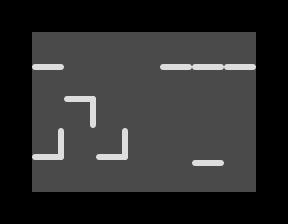

The image is a tile-based game level rendered from a .tmx file. Its description and complete source (layers, tilesets, objects, tile grids) follow:
An orthogonal 9x7 tile map with 32x32 px tiles, 3 tile layers (grid, walls, zonemap) and 6 objects (3x twostep, player, goal, fluffy).

<map version="1.0" orientation="orthogonal" width="9" height="7" tilewidth="32" tileheight="32">
 <properties>
  <property name="_mode" value="" />
  <property name="_title" value="test" />
  <property name="_zone" value="" />
 </properties>
 <tileset firstgid="1" name="cells" tilewidth="32" tileheight="32">
  <image source="../cells.png" trans="ff00ff" width="128" height="384" />
 </tileset>
 <layer name="grid" width="9" height="7">
  <data>
   <tile gid="16" />
   <tile gid="16" />
   <tile gid="16" />
   <tile gid="16" />
   <tile gid="16" />
   <tile gid="16" />
   <tile gid="16" />
   <tile gid="16" />
   <tile gid="16" />
   <tile gid="16" />
   <tile gid="1" />
   <tile gid="1" />
   <tile gid="1" />
   <tile gid="1" />
   <tile gid="1" />
   <tile gid="1" />
   <tile gid="1" />
   <tile gid="16" />
   <tile gid="16" />
   <tile gid="1" />
   <tile gid="1" />
   <tile gid="1" />
   <tile gid="1" />
   <tile gid="1" />
   <tile gid="1" />
   <tile gid="1" />
   <tile gid="16" />
   <tile gid="16" />
   <tile gid="1" />
   <tile gid="1" />
   <tile gid="1" />
   <tile gid="1" />
   <tile gid="1" />
   <tile gid="1" />
   <tile gid="1" />
   <tile gid="16" />
   <tile gid="16" />
   <tile gid="1" />
   <tile gid="1" />
   <tile gid="1" />
   <tile gid="1" />
   <tile gid="1" />
   <tile gid="1" />
   <tile gid="1" />
   <tile gid="16" />
   <tile gid="16" />
   <tile gid="1" />
   <tile gid="1" />
   <tile gid="1" />
   <tile gid="1" />
   <tile gid="1" />
   <tile gid="1" />
   <tile gid="1" />
   <tile gid="16" />
   <tile gid="16" />
   <tile gid="16" />
   <tile gid="16" />
   <tile gid="16" />
   <tile gid="16" />
   <tile gid="16" />
   <tile gid="16" />
   <tile gid="16" />
   <tile gid="16" />
  </data>
 </layer>
 <layer name="walls" width="9" height="7">
  <data>
   <tile gid="0" />
   <tile gid="0" />
   <tile gid="0" />
   <tile gid="0" />
   <tile gid="0" />
   <tile gid="0" />
   <tile gid="0" />
   <tile gid="0" />
   <tile gid="0" />
   <tile gid="0" />
   <tile gid="0" />
   <tile gid="0" />
   <tile gid="0" />
   <tile gid="0" />
   <tile gid="0" />
   <tile gid="0" />
   <tile gid="0" />
   <tile gid="0" />
   <tile gid="0" />
   <tile gid="5" />
   <tile gid="0" />
   <tile gid="0" />
   <tile gid="0" />
   <tile gid="5" />
   <tile gid="5" />
   <tile gid="5" />
   <tile gid="0" />
   <tile gid="0" />
   <tile gid="0" />
   <tile gid="6" />
   <tile gid="0" />
   <tile gid="0" />
   <tile gid="0" />
   <tile gid="0" />
   <tile gid="0" />
   <tile gid="0" />
   <tile gid="0" />
   <tile gid="10" />
   <tile gid="0" />
   <tile gid="10" />
   <tile gid="0" />
   <tile gid="0" />
   <tile gid="0" />
   <tile gid="0" />
   <tile gid="0" />
   <tile gid="0" />
   <tile gid="0" />
   <tile gid="0" />
   <tile gid="0" />
   <tile gid="0" />
   <tile gid="0" />
   <tile gid="5" />
   <tile gid="0" />
   <tile gid="0" />
   <tile gid="0" />
   <tile gid="0" />
   <tile gid="0" />
   <tile gid="0" />
   <tile gid="0" />
   <tile gid="0" />
   <tile gid="0" />
   <tile gid="0" />
   <tile gid="0" />
  </data>
 </layer>
 <layer name="zonemap" width="9" height="7">
  <data>
   <tile gid="0" />
   <tile gid="0" />
   <tile gid="0" />
   <tile gid="0" />
   <tile gid="0" />
   <tile gid="0" />
   <tile gid="0" />
   <tile gid="0" />
   <tile gid="0" />
   <tile gid="0" />
   <tile gid="0" />
   <tile gid="0" />
   <tile gid="0" />
   <tile gid="0" />
   <tile gid="0" />
   <tile gid="0" />
   <tile gid="0" />
   <tile gid="0" />
   <tile gid="0" />
   <tile gid="0" />
   <tile gid="0" />
   <tile gid="0" />
   <tile gid="0" />
   <tile gid="0" />
   <tile gid="0" />
   <tile gid="0" />
   <tile gid="0" />
   <tile gid="0" />
   <tile gid="0" />
   <tile gid="0" />
   <tile gid="0" />
   <tile gid="0" />
   <tile gid="0" />
   <tile gid="0" />
   <tile gid="0" />
   <tile gid="0" />
   <tile gid="0" />
   <tile gid="0" />
   <tile gid="0" />
   <tile gid="0" />
   <tile gid="0" />
   <tile gid="0" />
   <tile gid="0" />
   <tile gid="0" />
   <tile gid="0" />
   <tile gid="0" />
   <tile gid="0" />
   <tile gid="0" />
   <tile gid="0" />
   <tile gid="0" />
   <tile gid="0" />
   <tile gid="0" />
   <tile gid="0" />
   <tile gid="0" />
   <tile gid="0" />
   <tile gid="0" />
   <tile gid="0" />
   <tile gid="0" />
   <tile gid="0" />
   <tile gid="0" />
   <tile gid="0" />
   <tile gid="0" />
   <tile gid="0" />
  </data>
 </layer>
 <objectgroup name="players" width="9" height="7">
  <object type="player" x="174" y="173" />
 </objectgroup>
 <objectgroup name="enemies" width="9" height="7">
  <object type="twostep" x="50" y="48" />
  <object type="twostep" x="240" y="48" />
  <object type="twostep" x="45" y="140" />
 </objectgroup>
 <objectgroup name="items" width="9" height="7">
  <object type="goal" x="172" y="47" />
 </objectgroup>
 <objectgroup name="powerups" width="9" height="7" />
 <objectgroup name="portals" width="9" height="7" />
 <objectgroup name="cells" width="9" height="7">
  <object type="fluffy" x="208" y="176" />
 </objectgroup>
</map>
